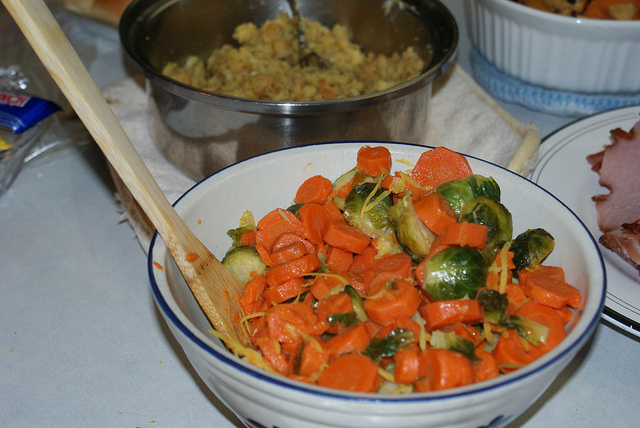
#> input picture qwen-vl-finetune/demo/images/COCO_train2014_000000580957.jpg, 640 x 428 px
$ jupyter execute process_bbox.ipynb
#> lines starting #> are read from the running program, lines starting #| are printed output that depends on the picture; after the words box and inside, x2 and y2 are one past the last pixel; in counts of white or black regions, pixels touching at a corner belong together
## Convert original bbox into the training format

[cell 1]
import cv2
import numpy as np
import matplotlib.pyplot as plt

bboxes = [
    {"bbox_2d": [146, 137, 615, 415], "label": "bowl of carrots"},
]
image_path = "../demo/images/COCO_train2014_000000580957.jpg"
image = cv2.imread(image_path)
#> image is the input picture: shape (428, 640, 3); mean B, G, R 97, 112.9, 129.2

if image is None:
    print(f"cannot read image: {image_path}")
else:
    h, w = image.shape[:2]
#> h = 428; w = 640
    print(f'height and width is: {h, w}')
#| height and width is: (428, 640)
    for bbox_info in bboxes:
        bbox = bbox_info["bbox_2d"]
        label = bbox_info["label"]
        x1, y1, x2, y2 = bbox
        cv2.rectangle(image, (x1, y1), (x2, y2), (0, 255, 0), 2)
        cv2.putText(image, label, (x1, y1 - 10), cv2.FONT_HERSHEY_SIMPLEX, 0.9, (0, 255, 0), 2)
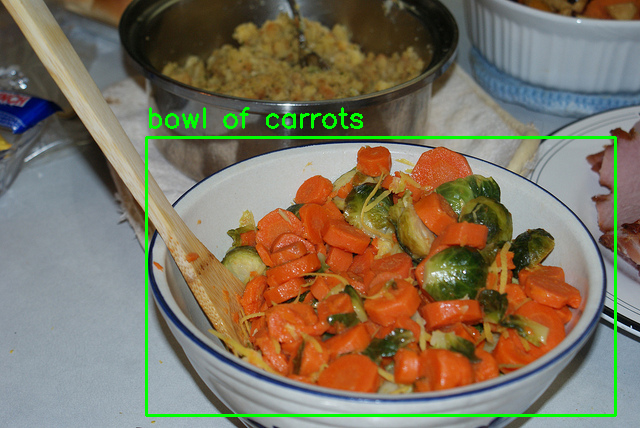
#> image: shape (428, 640, 3); 2.13% of pixels changed, all inside (x1, y1, x2, y2) = (145, 107, 617, 417)

    image = cv2.cvtColor(image, cv2.COLOR_BGR2RGB)

    plt.imshow(image)
    plt.axis('off')
    plt.show()

### Convert to Qwen2-VL training format

Qwen2-VL using the relative coordinated with range $0-1000$. For the original absolute coordinate, the should be be multiplied by 1000 and divided by its origin height and width.

[cell 2]
def convert_to_qwen2vl_format(bbox, h, w):
    x1, y1, x2, y2 = bbox
    x1_new = round(x1 / w * 1000)
    y1_new = round(y1 / h * 1000)
    x2_new = round(x2 / w * 1000)
    y2_new = round(y2 / h * 1000)

    x1_new = max(0, min(x1_new, 1000))
    y1_new = max(0, min(y1_new, 1000))
    x2_new = max(0, min(x2_new, 1000))
    y2_new = max(0, min(y2_new, 1000))

    return [x1_new, y1_new, x2_new, y2_new]

print(convert_to_qwen2vl_format([146, 137, 615, 415], 428, 640))

### Convert to Qwen2.5-VL training format

Qwen2.5-VL using the absolute coordinated for the resized image. For the original absolute coordinate, the should be be multiplied by resized height and width and divided by its origin height and width.

Qwen2.5-VL使用绝对协调为调整大小的图像。对于原始绝对坐标，应该乘以调整大小的高度和宽度，然后除以其原始高度和宽度。

[cell 3]
import math

# This is the resize function of Qwen2.5-VL
def smart_resize(
    height: int, width: int, factor: int = 28, min_pixels: int = 56 * 56, max_pixels: int = 14 * 14 * 4 * 1280
):
    """Rescales the image so that the following conditions are met:
    1. Both dimensions (height and width) are divisible by 'factor'.
    2. The total number of pixels is within the range ['min_pixels', 'max_pixels'].
    3. The aspect ratio of the image is maintained as closely as possible.
    """
    if height < factor or width < factor:
        raise ValueError(f"height:{height} or width:{width} must be larger than factor:{factor}")
    elif max(height, width) / min(height, width) > 200:
        raise ValueError(
            f"absolute aspect ratio must be smaller than 200, got {max(height, width) / min(height, width)}"
        )
    h_bar = round(height / factor) * factor
    w_bar = round(width / factor) * factor
    if h_bar * w_bar > max_pixels:
        beta = math.sqrt((height * width) / max_pixels)
        h_bar = math.floor(height / beta / factor) * factor
        w_bar = math.floor(width / beta / factor) * factor
    elif h_bar * w_bar < min_pixels:
        beta = math.sqrt(min_pixels / (height * width))
        h_bar = math.ceil(height * beta / factor) * factor
        w_bar = math.ceil(width * beta / factor) * factor
    return h_bar, w_bar


def convert_to_qwen25vl_format(bbox, orig_height, orig_width, factor=28, min_pixels=56*56, max_pixels=14*14*4*1280):
    new_height, new_width = smart_resize(orig_height, orig_width, factor, min_pixels, max_pixels)
